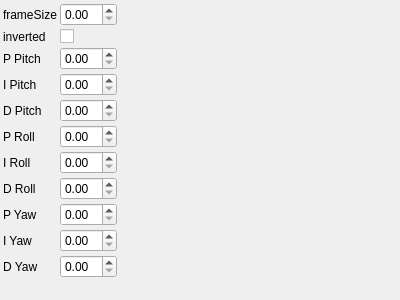
<?xml version="1.0" encoding="UTF-8"?>
<ui version="4.0">
 <class>CopterControlWidget</class> 
 <widget class="QWidget" name="CopterControlWidget">
  <property name="geometry">
   <rect>
    <x>0</x>
    <y>0</y>
    <width>400</width>
    <height>300</height>
   </rect>
  </property>
  <property name="windowTitle">
   <string>Copter</string>
  </property>
  <layout class="QGridLayout" name="gridLayout">
   <property name="margin">
    <number>3</number>
   </property>
   <property name="spacing">
    <number>3</number>
   </property>
    <item row="0" column="0">
     <widget class="QLabel" name="label_0">
       <property name="text">
         <string>frameSize</string>
       </property>
     </widget>
    </item>
    <item row="0" column="1">
     <widget class="QDoubleSpinBox" name="frameSizeSpinBox">
       <property name="toolTip">
         <string>frameSize</string>
       </property>
       <property name="prefix">
        <string></string>
       </property>
       <property name="suffix">
        <string></string>
       </property>
     </widget>
    </item>
    <item row="1" column="0">
     <widget class="QLabel" name="label_1">
       <property name="text">
         <string>inverted</string>
       </property>
     </widget>
    </item>
    <item row="1" column="1">
     <widget class="QCheckBox" name="invertedCheckBox">
       <property name="toolTip">
         <string>inverted</string>
       </property>
       <property name="checked">
           <bool>0</bool>
       </property>
     </widget>
    </item>
    <item row="2" column="0">
     <widget class="QLabel" name="label_2">
       <property name="text">
         <string>P Pitch</string>
       </property>
     </widget>
    </item>
    <item row="2" column="1">
     <widget class="QDoubleSpinBox" name="pPitchSpinBox">
       <property name="toolTip">
         <string>P Pitch</string>
       </property>
       <property name="prefix">
        <string></string>
       </property>
       <property name="suffix">
        <string></string>
       </property>
     </widget>
    </item>
    <item row="3" column="0">
     <widget class="QLabel" name="label_3">
       <property name="text">
         <string>I Pitch</string>
       </property>
     </widget>
    </item>
    <item row="3" column="1">
     <widget class="QDoubleSpinBox" name="iPitchSpinBox">
       <property name="toolTip">
         <string>I Pitch</string>
       </property>
       <property name="prefix">
        <string></string>
       </property>
       <property name="suffix">
        <string></string>
       </property>
     </widget>
    </item>
    <item row="4" column="0">
     <widget class="QLabel" name="label_4">
       <property name="text">
         <string>D Pitch</string>
       </property>
     </widget>
    </item>
    <item row="4" column="1">
     <widget class="QDoubleSpinBox" name="dPitchSpinBox">
       <property name="toolTip">
         <string>D Pitch</string>
       </property>
       <property name="prefix">
        <string></string>
       </property>
       <property name="suffix">
        <string></string>
       </property>
     </widget>
    </item>
    <item row="5" column="0">
     <widget class="QLabel" name="label_5">
       <property name="text">
         <string>P Roll</string>
       </property>
     </widget>
    </item>
    <item row="5" column="1">
     <widget class="QDoubleSpinBox" name="pRollSpinBox">
       <property name="toolTip">
         <string>P Roll</string>
       </property>
       <property name="prefix">
        <string></string>
       </property>
       <property name="suffix">
        <string></string>
       </property>
     </widget>
    </item>
    <item row="6" column="0">
     <widget class="QLabel" name="label_6">
       <property name="text">
         <string>I Roll</string>
       </property>
     </widget>
    </item>
    <item row="6" column="1">
     <widget class="QDoubleSpinBox" name="iRollSpinBox">
       <property name="toolTip">
         <string>I Roll</string>
       </property>
       <property name="prefix">
        <string></string>
       </property>
       <property name="suffix">
        <string></string>
       </property>
     </widget>
    </item>
    <item row="7" column="0">
     <widget class="QLabel" name="label_7">
       <property name="text">
         <string>D Roll</string>
       </property>
     </widget>
    </item>
    <item row="7" column="1">
     <widget class="QDoubleSpinBox" name="dRollSpinBox">
       <property name="toolTip">
         <string>D Roll</string>
       </property>
       <property name="prefix">
        <string></string>
       </property>
       <property name="suffix">
        <string></string>
       </property>
     </widget>
    </item>
    <item row="8" column="0">
     <widget class="QLabel" name="label_8">
       <property name="text">
         <string>P Yaw</string>
       </property>
     </widget>
    </item>
    <item row="8" column="1">
     <widget class="QDoubleSpinBox" name="pYawSpinBox">
       <property name="toolTip">
         <string>P Yaw</string>
       </property>
       <property name="prefix">
        <string></string>
       </property>
       <property name="suffix">
        <string></string>
       </property>
     </widget>
    </item>
    <item row="9" column="0">
     <widget class="QLabel" name="label_9">
       <property name="text">
         <string>I Yaw</string>
       </property>
     </widget>
    </item>
    <item row="9" column="1">
     <widget class="QDoubleSpinBox" name="iYawSpinBox">
       <property name="toolTip">
         <string>I Yaw</string>
       </property>
       <property name="prefix">
        <string></string>
       </property>
       <property name="suffix">
        <string></string>
       </property>
     </widget>
    </item>
    <item row="10" column="0">
     <widget class="QLabel" name="label_10">
       <property name="text">
         <string>D Yaw</string>
       </property>
     </widget>
    </item>
    <item row="10" column="1">
     <widget class="QDoubleSpinBox" name="dYawSpinBox">
       <property name="toolTip">
         <string>D Yaw</string>
       </property>
       <property name="prefix">
        <string></string>
       </property>
       <property name="suffix">
        <string></string>
       </property>
     </widget>
    </item>
   <item row="11" column="0">
    <spacer name="verticalSpacer">
     <property name="orientation">
      <enum>Qt::Vertical</enum>
     </property>
     <property name="sizeHint" stdset="0">
      <size>
       <width>0</width>
       <height>0</height>
      </size>
     </property>
    </spacer>
   </item>
   <item row="11" column="2">
    <spacer name="horizontalSpacer">
     <property name="orientation">
      <enum>Qt::Horizontal</enum>
     </property>
     <property name="sizeHint" stdset="0">
      <size>
       <width>0</width>
       <height>0</height>
      </size>
     </property>
    </spacer>
   </item>
  </layout>
 </widget>
 <layoutdefault spacing="3" margin="3"/>
 <resources/>
 <connections>
  <connection>
   <sender>frameSizeSpinBox</sender>
   <signal>valueChanged(double)</signal>
   <receiver>CopterControlWidget</receiver>
   <slot>changeParameters()</slot>
  </connection>
  <connection>
   <sender>invertedCheckBox</sender>
   <signal>stateChanged(int)</signal>
   <receiver>CopterControlWidget</receiver>
   <slot>changeParameters()</slot>
  </connection>
  <connection>
   <sender>pPitchSpinBox</sender>
   <signal>valueChanged(double)</signal>
   <receiver>CopterControlWidget</receiver>
   <slot>changeParameters()</slot>
  </connection>
  <connection>
   <sender>iPitchSpinBox</sender>
   <signal>valueChanged(double)</signal>
   <receiver>CopterControlWidget</receiver>
   <slot>changeParameters()</slot>
  </connection>
  <connection>
   <sender>dPitchSpinBox</sender>
   <signal>valueChanged(double)</signal>
   <receiver>CopterControlWidget</receiver>
   <slot>changeParameters()</slot>
  </connection>
  <connection>
   <sender>pRollSpinBox</sender>
   <signal>valueChanged(double)</signal>
   <receiver>CopterControlWidget</receiver>
   <slot>changeParameters()</slot>
  </connection>
  <connection>
   <sender>iRollSpinBox</sender>
   <signal>valueChanged(double)</signal>
   <receiver>CopterControlWidget</receiver>
   <slot>changeParameters()</slot>
  </connection>
  <connection>
   <sender>dRollSpinBox</sender>
   <signal>valueChanged(double)</signal>
   <receiver>CopterControlWidget</receiver>
   <slot>changeParameters()</slot>
  </connection>
  <connection>
   <sender>pYawSpinBox</sender>
   <signal>valueChanged(double)</signal>
   <receiver>CopterControlWidget</receiver>
   <slot>changeParameters()</slot>
  </connection>
  <connection>
   <sender>iYawSpinBox</sender>
   <signal>valueChanged(double)</signal>
   <receiver>CopterControlWidget</receiver>
   <slot>changeParameters()</slot>
  </connection>
  <connection>
   <sender>dYawSpinBox</sender>
   <signal>valueChanged(double)</signal>
   <receiver>CopterControlWidget</receiver>
   <slot>changeParameters()</slot>
  </connection>
 </connections>
 <slots>
  <slot>changeParameters()</slot>
 </slots>
 <customwidgets>
 </customwidgets>
</ui>
